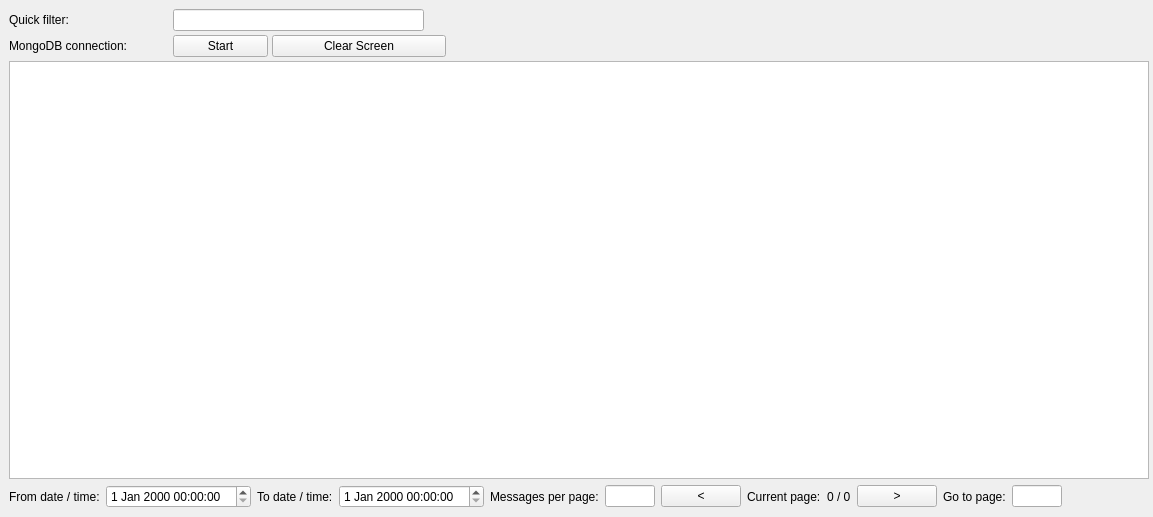
<?xml version="1.0" encoding="UTF-8"?>
<ui version="4.0">
 <class>HistoryBrowserWindow</class>
 <widget class="QWidget" name="HistoryBrowserWindow">
  <property name="geometry">
   <rect>
    <x>0</x>
    <y>0</y>
    <width>1153</width>
    <height>517</height>
   </rect>
  </property>
  <property name="windowTitle">
   <string>Form</string>
  </property>
  <layout class="QVBoxLayout" name="verticalLayout_2">
   <property name="leftMargin">
    <number>9</number>
   </property>
   <property name="topMargin">
    <number>9</number>
   </property>
   <property name="rightMargin">
    <number>4</number>
   </property>
   <property name="bottomMargin">
    <number>9</number>
   </property>
   <item>
    <layout class="QVBoxLayout" name="verticalLayout">
     <property name="spacing">
      <number>4</number>
     </property>
     <item>
      <layout class="QHBoxLayout" name="horizontalLayout">
       <item>
        <widget class="QLabel" name="quickfilter_label">
         <property name="minimumSize">
          <size>
           <width>160</width>
           <height>0</height>
          </size>
         </property>
         <property name="text">
          <string>Quick filter:</string>
         </property>
        </widget>
       </item>
       <item>
        <widget class="QLineEdit" name="quickfilter_edit">
         <property name="maximumSize">
          <size>
           <width>251</width>
           <height>16777215</height>
          </size>
         </property>
        </widget>
       </item>
       <item>
        <spacer name="horizontalSpacer">
         <property name="orientation">
          <enum>Qt::Horizontal</enum>
         </property>
         <property name="sizeHint" stdset="0">
          <size>
           <width>40</width>
           <height>20</height>
          </size>
         </property>
        </spacer>
       </item>
      </layout>
     </item>
     <item>
      <layout class="QHBoxLayout" name="horizontalLayout_2">
       <item>
        <widget class="QLabel" name="mongo_label">
         <property name="minimumSize">
          <size>
           <width>160</width>
           <height>0</height>
          </size>
         </property>
         <property name="text">
          <string>MongoDB connection:</string>
         </property>
        </widget>
       </item>
       <item>
        <widget class="QPushButton" name="connection_button">
         <property name="minimumSize">
          <size>
           <width>95</width>
           <height>0</height>
          </size>
         </property>
         <property name="text">
          <string>Start</string>
         </property>
        </widget>
       </item>
       <item>
        <widget class="QPushButton" name="clear_button">
         <property name="minimumSize">
          <size>
           <width>174</width>
           <height>0</height>
          </size>
         </property>
         <property name="maximumSize">
          <size>
           <width>200</width>
           <height>16777215</height>
          </size>
         </property>
         <property name="text">
          <string>Clear Screen</string>
         </property>
        </widget>
       </item>
       <item>
        <spacer name="horizontalSpacer_2">
         <property name="orientation">
          <enum>Qt::Horizontal</enum>
         </property>
         <property name="sizeHint" stdset="0">
          <size>
           <width>40</width>
           <height>20</height>
          </size>
         </property>
        </spacer>
       </item>
      </layout>
     </item>
     <item>
      <widget class="QTableWidget" name="tableWidget">
       <property name="horizontalScrollBarPolicy">
        <enum>Qt::ScrollBarAlwaysOff</enum>
       </property>
       <property name="sizeAdjustPolicy">
        <enum>QAbstractScrollArea::AdjustIgnored</enum>
       </property>
       <property name="autoScroll">
        <bool>false</bool>
       </property>
       <property name="editTriggers">
        <set>QAbstractItemView::NoEditTriggers</set>
       </property>
       <property name="showDropIndicator" stdset="0">
        <bool>false</bool>
       </property>
       <property name="alternatingRowColors">
        <bool>false</bool>
       </property>
       <property name="showGrid">
        <bool>false</bool>
       </property>
       <property name="gridStyle">
        <enum>Qt::SolidLine</enum>
       </property>
       <property name="wordWrap">
        <bool>false</bool>
       </property>
       <property name="cornerButtonEnabled">
        <bool>false</bool>
       </property>
       <attribute name="horizontalHeaderCascadingSectionResizes">
        <bool>true</bool>
       </attribute>
       <attribute name="verticalHeaderVisible">
        <bool>false</bool>
       </attribute>
      </widget>
     </item>
    </layout>
   </item>
   <item>
    <layout class="QHBoxLayout" name="horizontalLayout_3">
     <item>
      <widget class="QLabel" name="from_label">
       <property name="text">
        <string>From date / time:</string>
       </property>
      </widget>
     </item>
     <item>
      <widget class="QDateTimeEdit" name="from_datetime">
       <property name="timeSpec">
        <enum>Qt::UTC</enum>
       </property>
      </widget>
     </item>
     <item>
      <widget class="QLabel" name="to_label">
       <property name="text">
        <string>To date / time:</string>
       </property>
      </widget>
     </item>
     <item>
      <widget class="QDateTimeEdit" name="to_datetime">
       <property name="timeSpec">
        <enum>Qt::UTC</enum>
       </property>
      </widget>
     </item>
     <item>
      <widget class="QLabel" name="messages_per_page_label">
       <property name="text">
        <string>Messages per page:</string>
       </property>
      </widget>
     </item>
     <item>
      <widget class="QLineEdit" name="per_page_edit">
       <property name="sizePolicy">
        <sizepolicy hsizetype="Minimum" vsizetype="Fixed">
         <horstretch>0</horstretch>
         <verstretch>0</verstretch>
        </sizepolicy>
       </property>
       <property name="minimumSize">
        <size>
         <width>50</width>
         <height>0</height>
        </size>
       </property>
       <property name="maximumSize">
        <size>
         <width>50</width>
         <height>16777215</height>
        </size>
       </property>
       <property name="baseSize">
        <size>
         <width>50</width>
         <height>0</height>
        </size>
       </property>
      </widget>
     </item>
     <item>
      <widget class="QPushButton" name="left_button">
       <property name="text">
        <string>&lt;</string>
       </property>
      </widget>
     </item>
     <item>
      <widget class="QLabel" name="current_page_label">
       <property name="text">
        <string>Current page:</string>
       </property>
      </widget>
     </item>
     <item>
      <widget class="QLabel" name="page_counter_label">
       <property name="text">
        <string>0 / 0</string>
       </property>
      </widget>
     </item>
     <item>
      <widget class="QPushButton" name="right_button">
       <property name="text">
        <string>&gt;</string>
       </property>
      </widget>
     </item>
     <item>
      <widget class="QLabel" name="goto_page_label">
       <property name="text">
        <string>Go to page:</string>
       </property>
      </widget>
     </item>
     <item>
      <widget class="QLineEdit" name="goto_edit">
       <property name="sizePolicy">
        <sizepolicy hsizetype="Minimum" vsizetype="Fixed">
         <horstretch>0</horstretch>
         <verstretch>0</verstretch>
        </sizepolicy>
       </property>
       <property name="minimumSize">
        <size>
         <width>50</width>
         <height>0</height>
        </size>
       </property>
       <property name="maximumSize">
        <size>
         <width>50</width>
         <height>16777215</height>
        </size>
       </property>
       <property name="baseSize">
        <size>
         <width>50</width>
         <height>0</height>
        </size>
       </property>
      </widget>
     </item>
     <item>
      <spacer name="horizontalSpacer_3">
       <property name="orientation">
        <enum>Qt::Horizontal</enum>
       </property>
       <property name="sizeHint" stdset="0">
        <size>
         <width>40</width>
         <height>20</height>
        </size>
       </property>
      </spacer>
     </item>
    </layout>
   </item>
  </layout>
 </widget>
 <resources/>
 <connections/>
</ui>
